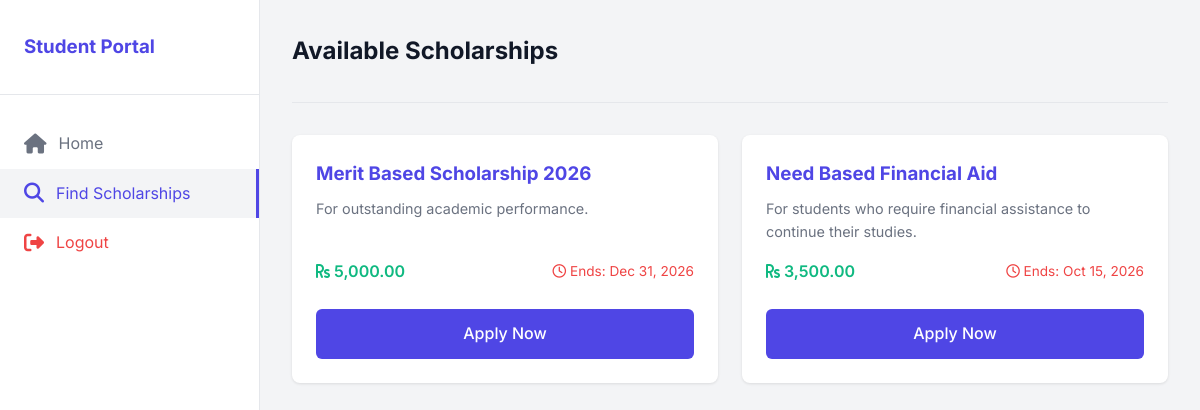
The app's page /student/scholarships.php (signed in) with its own data.
### tables this page shows
CREATE TABLE `scholarships` (
  `id` int(11) NOT NULL AUTO_INCREMENT,
  `title` varchar(200) NOT NULL,
  `description` text NOT NULL,
  `amount` decimal(10,2) NOT NULL,
  `deadline` date NOT NULL,
  `status` enum('Open','Closed') NOT NULL DEFAULT 'Open',
  `created_at` timestamp NOT NULL DEFAULT CURRENT_TIMESTAMP,
  PRIMARY KEY (`id`)
);

### student/scholarships.php (the view, shortened to what this page needs)
<?php
require_once '../config/db.php';
$scholarships = $pdo->query("SELECT * FROM scholarships WHERE status = 'Open' ORDER BY created_at DESC")->fetchAll();
?>
<!DOCTYPE html>
<html lang="en">
<head>
    <link rel="stylesheet" href="../assets/css/style.css">
    <link rel="stylesheet" href="https://cdnjs.cloudflare.com/ajax/libs/font-awesome/6.4.0/css/all.min.css">
</head>
<body>
    <div class="dashboard-container">
        <aside class="sidebar">
            <div class="sidebar-header">
                <h3 style="margin:0; color:var(--primary);">Student Portal</h3>
            </div>
            <nav class="sidebar-nav">
                <a href="index.php" class="nav-link"><i class="fas fa-home"></i> Home</a>
                <a href="scholarships.php" class="nav-link active"><i class="fas fa-search"></i> Find Scholarships</a>
                <a href="../logout.php" class="nav-link" style="margin-top: auto; color: var(--danger);"><i class="fas fa-sign-out-alt"></i> Logout</a>
            </nav>
        </aside>
        <main class="main-content">
            <div class="topbar">
                <h2>Available Scholarships</h2>
            </div>
            <div class="grid-3">
                <?php foreach($scholarships as $row): ?>
                <div class="card" style="display:flex; flex-direction:column;">
                    <h3 style="color:var(--primary); margin-bottom: 0.5rem;"><?php echo htmlspecialchars($row['title']); ?></h3>
                    <p style="color:var(--gray); font-size: 0.9rem; margin-bottom: 1rem; flex: 1;">
                        <?php echo htmlspecialchars($row['description']); ?>
                    </p>
                    <div style="display: flex; justify-content: space-between; align-items: center; margin-bottom: 1.5rem;">
                        <span style="font-weight: 600; color: var(--success);"><i class="fas fa-rupee-sign"></i> <?php echo number_format($row['amount'], 2); ?></span>
                        <span style="font-size: 0.85rem; color: var(--danger);"><i class="far fa-clock"></i> Ends: <?php echo date('M d, Y', strtotime($row['deadline'])); ?></span>
                    </div>
                    <?php
                        $stmt = $pdo->prepare("SELECT status FROM applications WHERE student_id = ? AND scholarship_id = ?");
                        $stmt->execute([$_SESSION['user_id'], $row['id']]);
                        $has_applied = $stmt->fetch();
                    ?>
                    <?php if($has_applied): ?>
                        <div class="btn btn-secondary" style="text-align:center; opacity: 0.8; cursor: not-allowed;">
                            <?php if($has_applied['status'] == 'Draft') echo 'Draft Saved'; else echo 'Already Applied'; ?>
                        </div>
                    <?php else: ?>
                        <a href="apply.php?id=<?php echo $row['id']; ?>" class="btn btn-primary" style="text-align:center;">Apply Now</a>
                    <?php endif; ?>
                </div>
                <?php endforeach; ?>
            </div>
        </main>
    </div>
</body>
</html>

### assets/css/style.css (style rules this page uses)
:root { --primary: #4F46E5; --primary-hover: #4338CA; --secondary: #10B981; --dark: #111827; --light: #F3F4F6; --white: #FFFFFF; --gray: #6B7280; --border: #E5E7EB; --success: #10B981; --warning: #F59E0B; --danger: #EF4444; --info: #3B82F6; --font-family: 'Inter', system-ui, -apple-system, sans-serif; }
* { margin: 0; padding: 0; box-sizing: border-box; }
body { font-family: var(--font-family); background-color: var(--light); color: var(--dark); line-height: 1.6; }
a { text-decoration: none; color: var(--primary); }
h1, h2, h3 { margin-bottom: 1rem; color: var(--dark); }
.dashboard-container { display: flex; min-height: 100vh; }
.sidebar { width: 260px; background-color: var(--white); border-right: 1px solid var(--border); display: flex; flex-direction: column; position: fixed; height: 100vh; transition: transform 0.3s ease; }
.sidebar-header { padding: 2rem 1.5rem; border-bottom: 1px solid var(--border); }
.sidebar-nav { flex: 1; padding: 1.5rem 0; }
.nav-link { display: flex; align-items: center; padding: 0.75rem 1.5rem; color: var(--gray); transition: all 0.2s; }
.nav-link:hover, .nav-link.active { background-color: var(--light); color: var(--primary); border-right: 3px solid var(--primary); }
.nav-link i { margin-right: 0.75rem; font-size: 1.25rem; }
.main-content { flex: 1; margin-left: 260px; padding: 2rem; min-height: 100vh; }
.topbar { display: flex; justify-content: space-between; align-items: center; margin-bottom: 2rem; padding-bottom: 1rem; border-bottom: 1px solid var(--border); }
.card { background: var(--white); border-radius: 0.5rem; box-shadow: 0 1px 3px rgba(0,0,0,0.1); padding: 1.5rem; margin-bottom: 1.5rem; }
.grid-3 { display: grid; grid-template-columns: repeat(auto-fit, minmax(250px, 1fr)); gap: 1.5rem; }
.btn { display: inline-block; padding: 0.75rem 1.5rem; border-radius: 0.375rem; font-weight: 500; text-align: center; cursor: pointer; border: none; transition: background-color 0.2s; }
.btn-primary { background-color: var(--primary); color: var(--white); }

### records on screen
scholarships: title "Merit Based Scholarship 2026", description "For outstanding academic performance.", amount "5,000.00", deadline "Dec 31, 2026"
scholarships: title "Need Based Financial Aid", description "For students who require financial assistance to continue their studies.", amount "3,500.00", deadline "Oct 15, 2026"
